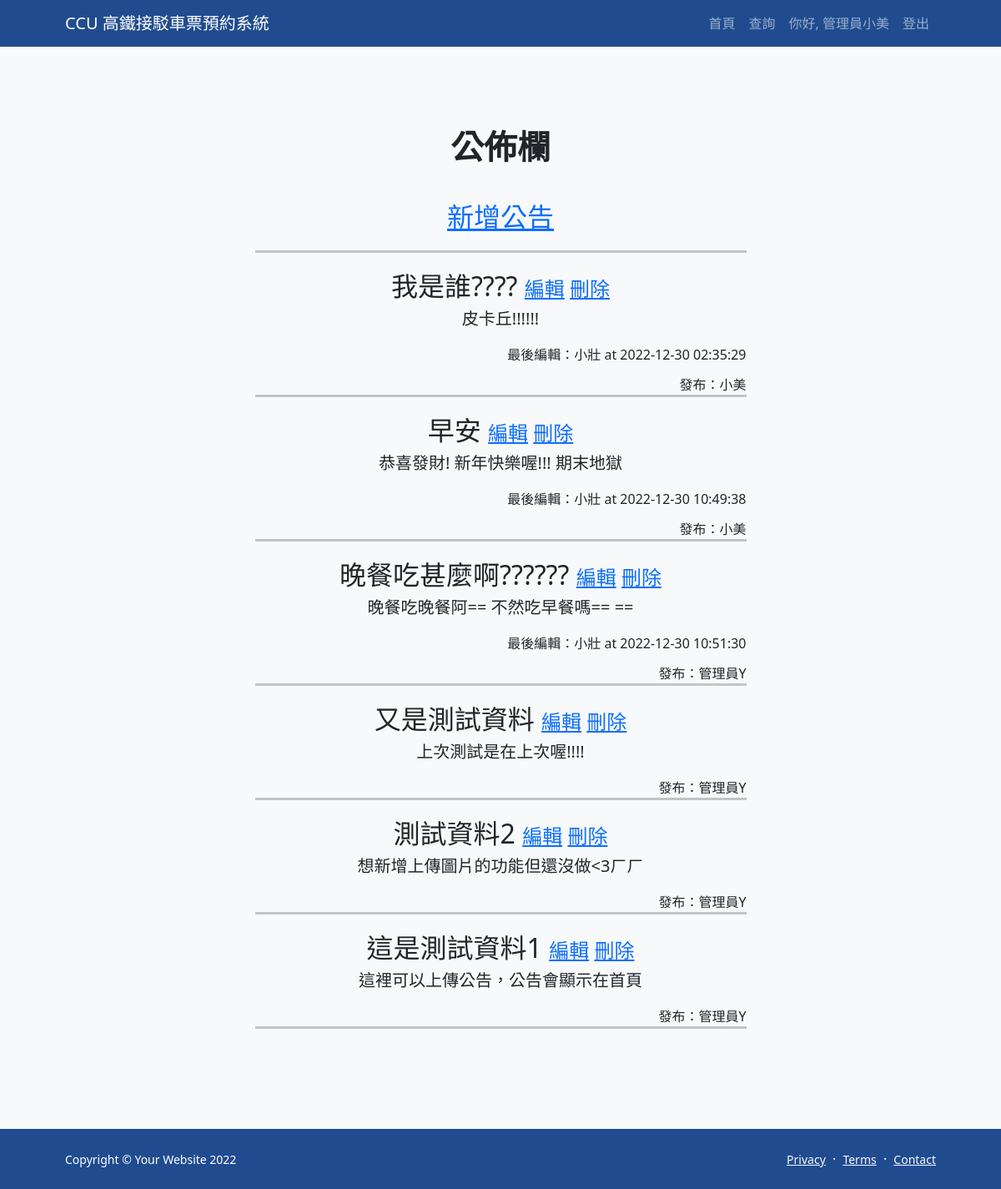
Screenshot of /announce.php (signed in) with the database file from the repository.
### tables this page shows
CREATE TABLE IF NOT EXISTS `announcement` (
  `index` bigint(20) NOT NULL AUTO_INCREMENT,
  `title` varchar(50) DEFAULT NULL,
  `date` datetime DEFAULT NULL,
  `content` varchar(100) DEFAULT NULL,
  `img` varchar(100) DEFAULT NULL,
  `author` varchar(15) DEFAULT NULL,
  `lastedit` varchar(15) DEFAULT NULL,
  PRIMARY KEY (`index`) USING BTREE
);

### announce.php (the view, shortened to what this page needs)
<?php
    require_once 'dbconnection.php';
    $sqlanc = 'SELECT * FROM `announcement` ORDER BY `index` DESC';
    $data = $pdo->prepare($sqlanc);
    $data->execute();
    $item = $data->fetchAll();
?>
<!DOCTYPE html>
<html lang="zh-TW">
    <head>
        <link href="https://cdn.jsdelivr.net/npm/bootstrap-icons@1.5.0/font/bootstrap-icons.css" rel="stylesheet" />
        <link rel="stylesheet" href="https://code.jquery.com/ui/1.13.1/themes/smoothness/jquery-ui.css" type="text/css"/>
        <link href="css/styles.css" rel="stylesheet" />
    </head>
    <body class="d-flex flex-column">
        <main class="flex-shrink-0">
            <nav class="navbar navbar-expand-lg navbar-dark bg-dark">
                <div class="container px-5">
                    <a class="navbar-brand" href="index.php">CCU 高鐵接駁車票預約系統</a>
                    <div class="collapse navbar-collapse" id="navbarSupportedContent">
                        <ul class="navbar-nav ms-auto mb-2 mb-lg-0">
                            <li class="nav-item"><a class="nav-link" href="index.php">首頁</a></li>
                            <li class="nav-item"><a class="nav-link" href="searching.php">查詢</a></li>
                            <?php echo '<li class="nav-item"><a class="nav-link" href="admin.php">你好, 管理員'.$_SESSION['name'].'</a></li>';?>
                            <li class="nav-item"><a class="nav-link" href="logout.php">登出</a></li>
                        </ul>
                    </div>
                </div>
            </nav>
            <div class="py-5 bg-light" id="announce">
                <div class="container px-5 my-5">
                    <div class="row gx-5 justify-content-center">
                        <div class="col-lg-10 col-xl-7">
                            <div class="text-center">
                                <span class='fw-bold display-6 mb-5'>公佈欄</span>
                                <div class="fs-4 mb-4 ">
                                <br>
                                <a href="A_edit.php?id=-1" class="fs-2">新增公告</a>
                                <br>
                                <hr size='5px' width="100%">
                                <?php
                                foreach($item as $i){
                                    echo '<span class="fs-2 ">';echo $i['title'];echo' </span>';
                                    echo '<a href="A_edit.php?id='.$i['index'].'">編輯</a> <a href="javascript: del('.$i['index'].')">刪除</a>';
                                    echo '<div class="d-flex align-items-center justify-content-center fs-5">';
                                    echo '<p>'.$i['content'].'</p>'.'</br>'.'</div>';
                                    if(!is_null($i['lastedit'])){
                                        echo '<span class="fw-normal fs-6 float-end">最後編輯：'.$i['lastedit'].' at '.$i['date'].'</span></br>';
                                    }
                                    echo '<span class="fw-normal fs-6 float-end">發布：'.$i['author'].'</span>';
                                    echo '<hr size="5px" width="100%">';
                                }
                                ?>
                                </div>
                            </div>
                        </div>
                    </div>
                </div>
            </div>
        </main>
        <footer class="bg-dark py-4 mt-auto">
            <div class="container px-5">
                <div class="row align-items-center justify-content-between flex-column flex-sm-row">
                    <div class="col-auto"><div class="small m-0 text-white">Copyright &copy; Your Website 2022</div></div>
                    <div class="col-auto">
                        <a class="link-light small" href="#!">Privacy</a>
                        <span class="text-white mx-1">&middot;</span>
                        <a class="link-light small" href="#!">Terms</a>
                        <span class="text-white mx-1">&middot;</span>
                        <a class="link-light small" href="#!">Contact</a>
                    </div>
                </div>
            </div>
        </footer>
    </body>
</html>

### rows the page displays
announcement: title "我是誰????", content "皮卡丘!!!!!!", lastedit "小壯", date "2022-12-30 02:35:29", author "小美"
announcement: title "早安", content "恭喜發財! 新年快樂喔!!! 期末地獄", lastedit "小壯", date "2022-12-30 10:49:38", author "小美"
announcement: title "晚餐吃甚麼啊??????", content "晚餐吃晚餐阿== 不然吃早餐嗎== ==", lastedit "小壯", date "2022-12-30 10:51:30", author "管理員Y"
announcement: title "又是測試資料", content "上次測試是在上次喔!!!!", author "管理員Y"
announcement: title "測試資料2", content "想新增上傳圖片的功能但還沒做<3ㄏㄏ", author "管理員Y"
announcement: title "這是測試資料1", content "這裡可以上傳公告，公告會顯示在首頁", author "管理員Y"

### other values shown
$_SESSION['name'] "小美"
